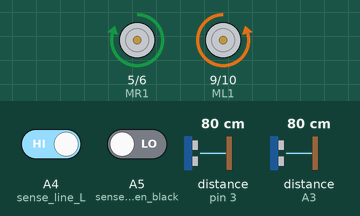
This sketch was run on a simulated Arduino Uno, built with avr-gcc and run on an emulated ATmega328P. Parts: motor-driver pin pairs drawn as motors (green arrow = first pin HIGH = forward, orange = second pin HIGH = backward, longer = more drive). The inputs (shaded band) are chosen by the test bench; at power-on: A5 (sense_line_R_when_black) LOW, A4 (sense_line_L) HIGH, distance to the obstacle (sensors on pin 3, A3) 80 cm. The echo pulse lasts 58.3 µs per cm.

Above: at 1.4 s.
1.9 s: A5 (sense_line_R_when_black) driven HIGH
At 3.1 s:
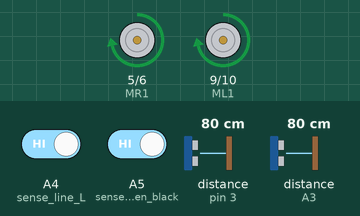
3.6 s: A4 (sense_line_L) driven LOW
At 3.77 s:
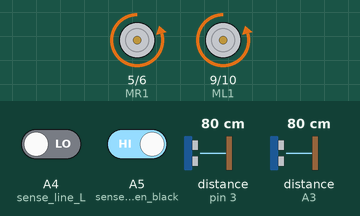
Timing chart, 0 to 12.6 s (numbered marks = the images above; inputs shaded):
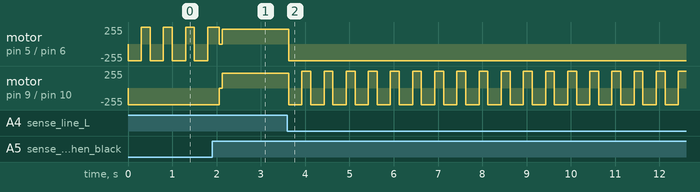

The sketch:

Basic_Asumo_by_My_Robot_Education_Sdn_Bhd.ino
```cpp
#include <NewPing.h>

NewPing sonar1(A2,A3,120); // NewPing sonar(TRIGGER_PIN, ECHO_PIN, MAX_DISTANCE);
NewPing sonar2(2,3,120);

int value1=0;
int value2=0;
int value=0;
//Motor Pin
int MR1= 5;
int MR2= 6;
int ML1= 9;
int ML2 =10;

int line_l=0;
int line_r=0;
int found=0;

void setup()
{
  pinMode(A4, INPUT);//sense line L
  pinMode(A5, INPUT);//sense line R when black =1, when white =0
  pinMode(ML1, OUTPUT);   // sets the pin as output
  pinMode(ML2, OUTPUT);
  pinMode(MR1, OUTPUT);
  pinMode(MR2, OUTPUT);
  robotstop();
}

void robotstop()
{
    analogWrite(MR1,0);
    analogWrite(MR2,0);
    analogWrite(ML1,0);
    analogWrite(ML2,0);
}

void ir_find() //find opponent
{
  while (found==0)
  {
    analogWrite(MR1,100);
    analogWrite(MR2,0);
    analogWrite(ML1,0);
    analogWrite(ML2,100);
    value1=sonar1.ping_cm();
    value2=sonar2.ping_cm();
    delay(50);
   if ((value1>0)||(value2>0))
    {
    robotstop();
    delay(10);
    found=1;
    }
   line_l=digitalRead(A4);
   line_r=digitalRead(A5);
   if ((line_l==LOW)||(line_r==LOW)) //if any sensor sense white line
    {
      robotstop();
      delay(10);
      found=1;
    }
  }
}


void fight() //When found opponent
{
  value1=sonar1.ping_cm(); //double check opponent
  value2=sonar2.ping_cm();
  delay(50);
  if ((value1>0)||(value2>0))
  {
        value=value1-value2;
        if (value<0)
        {
        analogWrite(MR1,220);
        analogWrite(MR2,0);
        analogWrite(ML1,220-value);
        analogWrite(ML2,0);
        }
        else
        {
        analogWrite(MR1,220+value);
        analogWrite(MR2,0);
        analogWrite(ML1,220);
        analogWrite(ML2,0);
         }
        delay(10);
        found=1;
     }
    else
    {
         found=0;
    }
}

void sense_floor_black()
{
  line_l=digitalRead(A4);
  line_r=digitalRead(A5);
  if ((line_l==HIGH)&&(line_r==HIGH))//all black
  {//ok, can find opponent / hit opponent
      if (found==0)//search
      {
        ir_find();
      }
      else//found
      {
        fight();
      }
    }
   else if ((line_l==LOW)&&(line_r==LOW))//ALL WHITE
   {
    analogWrite(MR1,0);
    analogWrite(MR2,250);
    analogWrite(ML1,0);
    analogWrite(ML2,250);
    delay(500);
    robotstop();
   }
   else if (line_l==LOW)//L=white, turn right
   {
    analogWrite(MR1,0);
    analogWrite(MR2,250);
    analogWrite(ML1,0);
    analogWrite(ML2,250);
    delay(300);
    analogWrite(MR1,0);
    analogWrite(MR2,250);
    analogWrite(ML1,250);
    analogWrite(ML2,0);
    delay(200);
    robotstop();
   }
   else
   {
    analogWrite(MR1,0);
    analogWrite(MR2,250);
    analogWrite(ML1,0);
    analogWrite(ML2,250);
    delay(300);
    analogWrite(MR1,250);
    analogWrite(MR2,0);
    analogWrite(ML1,0);
    analogWrite(ML2,250);
    delay(200);
    robotstop();
   }
}

void loop()
{
sense_floor_black();
}
```

Measured:
- after the input at 1.9 s, motor on pin 9 (ML1) / pin 10 (ML2): backward 250/255 → stopped after 0.16 s, → forward 220/255 0.07 s later
- after the input at 3.6 s, motor on pin 5 (MR1) / pin 6 (MR2): forward 220/255 → backward 250/255 at once; motor on pin 9 (ML1) / pin 10 (ML2): alternates forward 250/255 for 0.20 s and backward 250/255 for 0.30 s, starting at once
- by itself, motor on pin 5 (MR1) / pin 6 (MR2): alternates forward 250/255 for 0.20 s and backward 250/255 for 0.30 s
